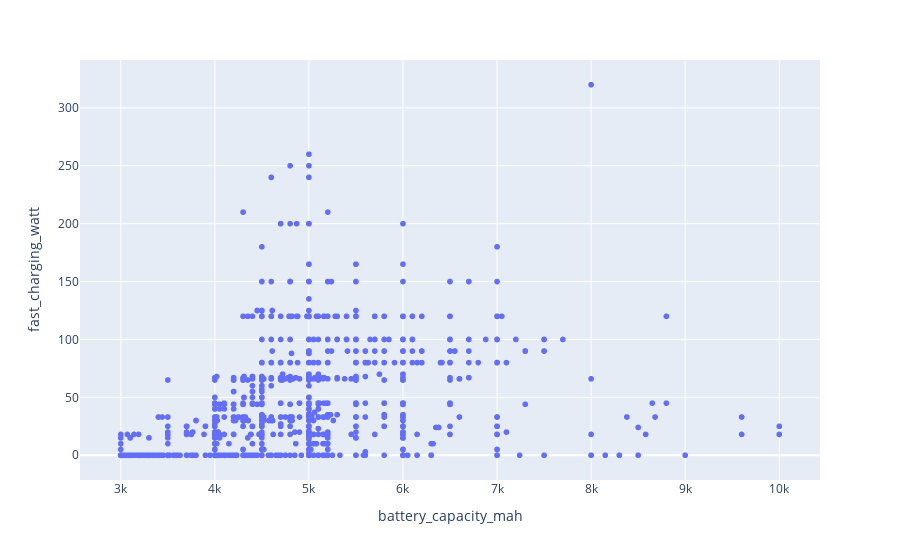

The notebook cell this image was saved under:
### Code cell
# battery capacity vs fast charging watt
fig = px.scatter(
    df[df['battery_capacity_mah'] <= 10000],
    x = 'battery_capacity_mah',
    y = 'fast_charging_watt'
)
fig.show()

# Insights
# No Strong Correlation Between Battery Size and Fast Charging Wattage.
# Our analysis shows that smartphones with similar battery capacities can have drastically different fast charging speeds. This suggests that fast 
# charging capability is not directly dependent on battery size, but likely influenced by brand priorities, price segments, or internal hardware limits.

### Figure 1 — Plotly figure (JSON) as saved in the notebook; plotly's stock layout.template omitted (floating-point values rounded to 4 significant figures; data arrays with more than 128 entries replaced by an {"elided": "..."} marker saying what was removed)
{"data": [{"hovertemplate": "battery_capacity_mah=%{x}<br>fast_charging_watt=%{y}<extra></extra>", "legendgroup": "", "marker": {"color": "#636efa", "symbol": "circle"}, "mode": "markers", "name": "", "showlegend": false, "type": "scattergl", "x": {"elided": "4011 int values"}, "xaxis": "x", "y": {"elided": "4011 int values"}, "yaxis": "y"}], "layout": {"autosize": true, "legend": {"tracegroupgap": 0}, "margin": {"t": 60}, "xaxis": {"anchor": "y", "autorange": true, "domain": [0, 1], "range": [2576.0, 10420.0], "title": {"text": "battery_capacity_mah"}, "type": "linear"}, "yaxis": {"anchor": "x", "autorange": true, "domain": [0, 1], "range": [-24.78, 344.8], "title": {"text": "fast_charging_watt"}, "type": "linear"}}}
